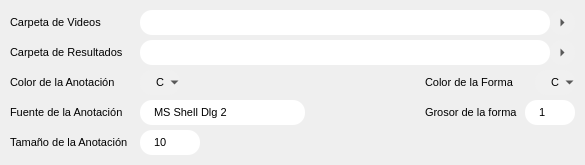
<?xml version="1.0" encoding="UTF-8"?>
<ui version="4.0">
 <class>settingsWindow</class>
 <widget class="QDialog" name="settingsWindow">
  <property name="geometry">
   <rect>
    <x>0</x>
    <y>0</y>
    <width>585</width>
    <height>165</height>
   </rect>
  </property>
  <property name="minimumSize">
   <size>
    <width>585</width>
    <height>165</height>
   </size>
  </property>
  <property name="maximumSize">
   <size>
    <width>585</width>
    <height>165</height>
   </size>
  </property>
  <property name="windowTitle">
   <string>Configuración</string>
  </property>
  <property name="windowIcon">
   <iconset resource="recursos.qrc">
    <normaloff>:/imagenes/Imagenes/Settings.png</normaloff>:/imagenes/Imagenes/Settings.png</iconset>
  </property>
  <widget class="QLabel" name="label_1">
   <property name="geometry">
    <rect>
     <x>10</x>
     <y>10</y>
     <width>120</width>
     <height>25</height>
    </rect>
   </property>
   <property name="minimumSize">
    <size>
     <width>120</width>
     <height>25</height>
    </size>
   </property>
   <property name="maximumSize">
    <size>
     <width>120</width>
     <height>25</height>
    </size>
   </property>
   <property name="font">
    <font>
     <pointsize>8</pointsize>
    </font>
   </property>
   <property name="toolTip">
    <string notr="true"/>
   </property>
   <property name="text">
    <string>Carpeta de Videos</string>
   </property>
  </widget>
  <widget class="QLabel" name="label_2">
   <property name="geometry">
    <rect>
     <x>10</x>
     <y>40</y>
     <width>120</width>
     <height>25</height>
    </rect>
   </property>
   <property name="minimumSize">
    <size>
     <width>120</width>
     <height>25</height>
    </size>
   </property>
   <property name="maximumSize">
    <size>
     <width>120</width>
     <height>25</height>
    </size>
   </property>
   <property name="font">
    <font>
     <pointsize>8</pointsize>
    </font>
   </property>
   <property name="toolTip">
    <string notr="true"/>
   </property>
   <property name="text">
    <string>Carpeta de Resultados</string>
   </property>
  </widget>
  <widget class="QLabel" name="label_3">
   <property name="geometry">
    <rect>
     <x>10</x>
     <y>70</y>
     <width>120</width>
     <height>25</height>
    </rect>
   </property>
   <property name="minimumSize">
    <size>
     <width>120</width>
     <height>25</height>
    </size>
   </property>
   <property name="maximumSize">
    <size>
     <width>120</width>
     <height>25</height>
    </size>
   </property>
   <property name="font">
    <font>
     <pointsize>8</pointsize>
    </font>
   </property>
   <property name="toolTip">
    <string notr="true"/>
   </property>
   <property name="text">
    <string>Color de la Anotación</string>
   </property>
  </widget>
  <widget class="QLabel" name="label_4">
   <property name="geometry">
    <rect>
     <x>425</x>
     <y>70</y>
     <width>100</width>
     <height>25</height>
    </rect>
   </property>
   <property name="minimumSize">
    <size>
     <width>100</width>
     <height>25</height>
    </size>
   </property>
   <property name="maximumSize">
    <size>
     <width>100</width>
     <height>25</height>
    </size>
   </property>
   <property name="font">
    <font>
     <pointsize>8</pointsize>
    </font>
   </property>
   <property name="toolTip">
    <string notr="true"/>
   </property>
   <property name="text">
    <string>Color de la Forma</string>
   </property>
  </widget>
  <widget class="QLabel" name="label_5">
   <property name="geometry">
    <rect>
     <x>10</x>
     <y>100</y>
     <width>120</width>
     <height>25</height>
    </rect>
   </property>
   <property name="minimumSize">
    <size>
     <width>120</width>
     <height>25</height>
    </size>
   </property>
   <property name="maximumSize">
    <size>
     <width>120</width>
     <height>25</height>
    </size>
   </property>
   <property name="font">
    <font>
     <pointsize>8</pointsize>
    </font>
   </property>
   <property name="toolTip">
    <string notr="true"/>
   </property>
   <property name="text">
    <string>Fuente de la Anotación</string>
   </property>
  </widget>
  <widget class="QLabel" name="label_6">
   <property name="geometry">
    <rect>
     <x>10</x>
     <y>130</y>
     <width>120</width>
     <height>25</height>
    </rect>
   </property>
   <property name="minimumSize">
    <size>
     <width>120</width>
     <height>25</height>
    </size>
   </property>
   <property name="maximumSize">
    <size>
     <width>120</width>
     <height>25</height>
    </size>
   </property>
   <property name="font">
    <font>
     <pointsize>8</pointsize>
    </font>
   </property>
   <property name="toolTip">
    <string notr="true"/>
   </property>
   <property name="text">
    <string>Tamaño de la Anotación</string>
   </property>
  </widget>
  <widget class="QLabel" name="videoFolderPathlbl">
   <property name="geometry">
    <rect>
     <x>140</x>
     <y>10</y>
     <width>410</width>
     <height>25</height>
    </rect>
   </property>
   <property name="minimumSize">
    <size>
     <width>410</width>
     <height>25</height>
    </size>
   </property>
   <property name="maximumSize">
    <size>
     <width>410</width>
     <height>25</height>
    </size>
   </property>
   <property name="toolTip">
    <string notr="true"/>
   </property>
   <property name="styleSheet">
    <string notr="true">QLabel { border-radius:12px; background-color: white; padding: 0 15 0 15 }</string>
   </property>
   <property name="frameShape">
    <enum>QFrame::Box</enum>
   </property>
   <property name="text">
    <string notr="true"/>
   </property>
  </widget>
  <widget class="QLabel" name="resultsFolderPathlbl">
   <property name="geometry">
    <rect>
     <x>140</x>
     <y>40</y>
     <width>410</width>
     <height>25</height>
    </rect>
   </property>
   <property name="minimumSize">
    <size>
     <width>410</width>
     <height>25</height>
    </size>
   </property>
   <property name="maximumSize">
    <size>
     <width>410</width>
     <height>25</height>
    </size>
   </property>
   <property name="font">
    <font>
     <pointsize>8</pointsize>
    </font>
   </property>
   <property name="toolTip">
    <string notr="true"/>
   </property>
   <property name="styleSheet">
    <string notr="true">QLabel { border-radius:12px; background-color: white; padding: 0 15 0 15 }</string>
   </property>
   <property name="frameShape">
    <enum>QFrame::Box</enum>
   </property>
   <property name="text">
    <string notr="true"/>
   </property>
  </widget>
  <widget class="QToolButton" name="videoFolderPathbtn">
   <property name="geometry">
    <rect>
     <x>550</x>
     <y>10</y>
     <width>25</width>
     <height>25</height>
    </rect>
   </property>
   <property name="minimumSize">
    <size>
     <width>25</width>
     <height>25</height>
    </size>
   </property>
   <property name="maximumSize">
    <size>
     <width>25</width>
     <height>25</height>
    </size>
   </property>
   <property name="toolTip">
    <string notr="true"/>
   </property>
   <property name="styleSheet">
    <string notr="true">QToolButton {border: 0px solid; 	border-radius: 12;	background-color: rgb(240,240,240)} QToolButton:hover {border: 0px solid; 	border-radius: 12;	background-color: rgb(178,178,178)}</string>
   </property>
   <property name="text">
    <string notr="true"/>
   </property>
   <property name="autoRaise">
    <bool>true</bool>
   </property>
   <property name="arrowType">
    <enum>Qt::RightArrow</enum>
   </property>
  </widget>
  <widget class="QToolButton" name="resultsFolderPathbtn">
   <property name="geometry">
    <rect>
     <x>550</x>
     <y>40</y>
     <width>25</width>
     <height>25</height>
    </rect>
   </property>
   <property name="minimumSize">
    <size>
     <width>25</width>
     <height>25</height>
    </size>
   </property>
   <property name="maximumSize">
    <size>
     <width>25</width>
     <height>25</height>
    </size>
   </property>
   <property name="toolTip">
    <string notr="true"/>
   </property>
   <property name="styleSheet">
    <string notr="true">QToolButton {border: 0px solid; 	border-radius: 12;	background-color: rgb(240,240,240)} QToolButton:hover {border: 0px solid; 	border-radius: 12;	background-color: rgb(178,178,178)}</string>
   </property>
   <property name="text">
    <string notr="true"/>
   </property>
   <property name="autoRaise">
    <bool>true</bool>
   </property>
   <property name="arrowType">
    <enum>Qt::RightArrow</enum>
   </property>
  </widget>
  <widget class="QFontComboBox" name="fontComboBox">
   <property name="geometry">
    <rect>
     <x>140</x>
     <y>100</y>
     <width>165</width>
     <height>25</height>
    </rect>
   </property>
   <property name="minimumSize">
    <size>
     <width>165</width>
     <height>25</height>
    </size>
   </property>
   <property name="maximumSize">
    <size>
     <width>165</width>
     <height>25</height>
    </size>
   </property>
   <property name="font">
    <font>
     <pointsize>8</pointsize>
    </font>
   </property>
   <property name="toolTip">
    <string notr="true"/>
   </property>
   <property name="styleSheet">
    <string notr="true">QComboBox {border: 0px solid; 	border-radius: 12;	background-color: white; padding: 0 12 0 12} QComboBox::drop-down { border-color: rgb(255, 255, 255);} QComboBox::down-arrow {image: url(:/imagenes/Imagenes/DownTriangle.png);}</string>
   </property>
   <property name="currentText">
    <string notr="true">MS Shell Dlg 2</string>
   </property>
  </widget>
  <widget class="QSpinBox" name="sizeSpinBox">
   <property name="geometry">
    <rect>
     <x>140</x>
     <y>130</y>
     <width>60</width>
     <height>25</height>
    </rect>
   </property>
   <property name="minimumSize">
    <size>
     <width>60</width>
     <height>25</height>
    </size>
   </property>
   <property name="maximumSize">
    <size>
     <width>60</width>
     <height>25</height>
    </size>
   </property>
   <property name="font">
    <font>
     <pointsize>8</pointsize>
    </font>
   </property>
   <property name="toolTip">
    <string notr="true"/>
   </property>
   <property name="styleSheet">
    <string notr="true">QSpinBox {border: 0px solid; border-radius: 12; background-color: white; padding: 0 0 0 12} QSpinBox::up-button {border-color: white} QSpinBox::down-button {border-color: white} QSpinBox::up-arrow {image: url(:/imagenes/Imagenes/UpTriangle.png)} QSpinBox::down-arrow {image: url(:/imagenes/Imagenes/DownTriangle.png)}</string>
   </property>
   <property name="frame">
    <bool>false</bool>
   </property>
   <property name="specialValueText">
    <string notr="true"/>
   </property>
   <property name="minimum">
    <number>10</number>
   </property>
   <property name="maximum">
    <number>30</number>
   </property>
  </widget>
  <widget class="QToolButton" name="ObjectColorToolButton">
   <property name="enabled">
    <bool>true</bool>
   </property>
   <property name="geometry">
    <rect>
     <x>535</x>
     <y>70</y>
     <width>40</width>
     <height>25</height>
    </rect>
   </property>
   <property name="minimumSize">
    <size>
     <width>40</width>
     <height>25</height>
    </size>
   </property>
   <property name="maximumSize">
    <size>
     <width>40</width>
     <height>25</height>
    </size>
   </property>
   <property name="font">
    <font>
     <pointsize>8</pointsize>
    </font>
   </property>
   <property name="toolTip">
    <string notr="true"/>
   </property>
   <property name="styleSheet">
    <string notr="true">QToolButton {border: 0px solid; 	border-radius: 12;	background-color: rgb(240,240,240)} QToolButton:hover {border: 0px solid; 	border-radius: 12;	background-color: rgb(178,178,178)} QToolButton::menu-button { border-color: rgb(240,240,240);} QToolButton::menu-arrow {image: url(:/imagenes/Imagenes/DownTriangle.png);}</string>
   </property>
   <property name="text">
    <string notr="true">C</string>
   </property>
   <property name="popupMode">
    <enum>QToolButton::MenuButtonPopup</enum>
   </property>
   <property name="autoRaise">
    <bool>true</bool>
   </property>
  </widget>
  <widget class="QToolButton" name="textoColorToolButton">
   <property name="enabled">
    <bool>true</bool>
   </property>
   <property name="geometry">
    <rect>
     <x>140</x>
     <y>70</y>
     <width>40</width>
     <height>25</height>
    </rect>
   </property>
   <property name="sizePolicy">
    <sizepolicy hsizetype="Minimum" vsizetype="Minimum">
     <horstretch>0</horstretch>
     <verstretch>0</verstretch>
    </sizepolicy>
   </property>
   <property name="minimumSize">
    <size>
     <width>40</width>
     <height>25</height>
    </size>
   </property>
   <property name="maximumSize">
    <size>
     <width>40</width>
     <height>25</height>
    </size>
   </property>
   <property name="font">
    <font>
     <pointsize>8</pointsize>
    </font>
   </property>
   <property name="toolTip">
    <string notr="true"/>
   </property>
   <property name="styleSheet">
    <string notr="true">QToolButton {border: 0px solid; 	border-radius: 12;	background-color: rgb(240,240,240)} QToolButton:hover {border: 0px solid; 	border-radius: 12;	background-color: rgb(178,178,178)} QToolButton::menu-button { border-color: rgb(240,240,240);} QToolButton::menu-arrow {image: url(:/imagenes/Imagenes/DownTriangle.png);}</string>
   </property>
   <property name="text">
    <string notr="true">C</string>
   </property>
   <property name="popupMode">
    <enum>QToolButton::MenuButtonPopup</enum>
   </property>
   <property name="autoRaise">
    <bool>true</bool>
   </property>
  </widget>
  <widget class="QLabel" name="label_7">
   <property name="geometry">
    <rect>
     <x>425</x>
     <y>100</y>
     <width>100</width>
     <height>25</height>
    </rect>
   </property>
   <property name="minimumSize">
    <size>
     <width>100</width>
     <height>25</height>
    </size>
   </property>
   <property name="maximumSize">
    <size>
     <width>100</width>
     <height>25</height>
    </size>
   </property>
   <property name="font">
    <font>
     <pointsize>8</pointsize>
    </font>
   </property>
   <property name="toolTip">
    <string notr="true"/>
   </property>
   <property name="text">
    <string>Grosor de la forma</string>
   </property>
  </widget>
  <widget class="QSpinBox" name="thicknessSpinBox">
   <property name="geometry">
    <rect>
     <x>525</x>
     <y>100</y>
     <width>50</width>
     <height>25</height>
    </rect>
   </property>
   <property name="minimumSize">
    <size>
     <width>50</width>
     <height>25</height>
    </size>
   </property>
   <property name="maximumSize">
    <size>
     <width>50</width>
     <height>25</height>
    </size>
   </property>
   <property name="font">
    <font>
     <pointsize>8</pointsize>
    </font>
   </property>
   <property name="toolTip">
    <string notr="true"/>
   </property>
   <property name="styleSheet">
    <string notr="true">QSpinBox {border: 0px solid; border-radius: 12; background-color: white; padding: 0 0 0 12} QSpinBox::up-button {border-color: white} QSpinBox::down-button {border-color: white} QSpinBox::up-arrow {image: url(:/imagenes/Imagenes/UpTriangle.png)} QSpinBox::down-arrow {image: url(:/imagenes/Imagenes/DownTriangle.png)}</string>
   </property>
   <property name="frame">
    <bool>false</bool>
   </property>
   <property name="specialValueText">
    <string notr="true"/>
   </property>
   <property name="minimum">
    <number>1</number>
   </property>
   <property name="maximum">
    <number>5</number>
   </property>
   <property name="value">
    <number>1</number>
   </property>
  </widget>
  <action name="actionTextoNegro">
   <property name="icon">
    <iconset resource="recursos.qrc">
     <normaloff>:/imagenes/Imagenes/ColorNegro.png</normaloff>:/imagenes/Imagenes/ColorNegro.png</iconset>
   </property>
   <property name="text">
    <string>Negro</string>
   </property>
   <property name="toolTip">
    <string>Color Negro [ 0 , 0 , 0 ]</string>
   </property>
  </action>
  <action name="actionTextoBlanco">
   <property name="icon">
    <iconset resource="recursos.qrc">
     <normaloff>:/imagenes/Imagenes/ColorBlanco.png</normaloff>:/imagenes/Imagenes/ColorBlanco.png</iconset>
   </property>
   <property name="text">
    <string>Blanco</string>
   </property>
   <property name="toolTip">
    <string>Color blanco [ 255 , 255 , 255 ]</string>
   </property>
  </action>
  <action name="actionTextoAmarillo">
   <property name="icon">
    <iconset resource="recursos.qrc">
     <normaloff>:/imagenes/Imagenes/ColorAmarillo.png</normaloff>:/imagenes/Imagenes/ColorAmarillo.png</iconset>
   </property>
   <property name="text">
    <string>Amarillo</string>
   </property>
   <property name="toolTip">
    <string>Color Amarillo [ 255 , 242 , 0 ]</string>
   </property>
  </action>
  <action name="actionTextoAzul">
   <property name="icon">
    <iconset resource="recursos.qrc">
     <normaloff>:/imagenes/Imagenes/ColorAzul.png</normaloff>:/imagenes/Imagenes/ColorAzul.png</iconset>
   </property>
   <property name="text">
    <string>Azul</string>
   </property>
   <property name="toolTip">
    <string>Color Azul [ 0 , 0 , 255 ]</string>
   </property>
  </action>
  <action name="actionTextoRojo">
   <property name="icon">
    <iconset resource="recursos.qrc">
     <normaloff>:/imagenes/Imagenes/ColorRojo.png</normaloff>:/imagenes/Imagenes/ColorRojo.png</iconset>
   </property>
   <property name="text">
    <string>Rojo</string>
   </property>
   <property name="toolTip">
    <string>Color Rojo [ 255 , 0 , 0 ]</string>
   </property>
  </action>
  <action name="actionTextoVerde">
   <property name="icon">
    <iconset resource="recursos.qrc">
     <normaloff>:/imagenes/Imagenes/ColorVerde.png</normaloff>:/imagenes/Imagenes/ColorVerde.png</iconset>
   </property>
   <property name="text">
    <string>Verde</string>
   </property>
   <property name="toolTip">
    <string>Color Verde [ 0 , 170 , 0 ]</string>
   </property>
  </action>
  <action name="actionTextCustomColor">
   <property name="text">
    <string>Personalizar...</string>
   </property>
  </action>
  <action name="actionObjetoNegro">
   <property name="icon">
    <iconset resource="recursos.qrc">
     <normaloff>:/imagenes/Imagenes/ColorNegro.png</normaloff>:/imagenes/Imagenes/ColorNegro.png</iconset>
   </property>
   <property name="text">
    <string>Negro</string>
   </property>
   <property name="toolTip">
    <string>Color Negro [ 0 , 0 , 0 ]</string>
   </property>
  </action>
  <action name="actionObjetoBlanco">
   <property name="icon">
    <iconset resource="recursos.qrc">
     <normaloff>:/imagenes/Imagenes/ColorBlanco.png</normaloff>:/imagenes/Imagenes/ColorBlanco.png</iconset>
   </property>
   <property name="text">
    <string>Blanco</string>
   </property>
   <property name="toolTip">
    <string>Color blanco [ 255 , 255 , 255 ]</string>
   </property>
  </action>
  <action name="actionObjetoAmarillo">
   <property name="icon">
    <iconset resource="recursos.qrc">
     <normaloff>:/imagenes/Imagenes/ColorAmarillo.png</normaloff>:/imagenes/Imagenes/ColorAmarillo.png</iconset>
   </property>
   <property name="text">
    <string>Amarillo</string>
   </property>
   <property name="toolTip">
    <string>Color Amarillo [ 255 , 242 , 0 ]</string>
   </property>
  </action>
  <action name="actionObjetoAzul">
   <property name="icon">
    <iconset resource="recursos.qrc">
     <normaloff>:/imagenes/Imagenes/ColorAzul.png</normaloff>:/imagenes/Imagenes/ColorAzul.png</iconset>
   </property>
   <property name="text">
    <string>Azul</string>
   </property>
   <property name="toolTip">
    <string>Color Azul [ 0 , 0 , 255 ]</string>
   </property>
  </action>
  <action name="actionObjetoRojo">
   <property name="icon">
    <iconset resource="recursos.qrc">
     <normaloff>:/imagenes/Imagenes/ColorRojo.png</normaloff>:/imagenes/Imagenes/ColorRojo.png</iconset>
   </property>
   <property name="text">
    <string>Rojo</string>
   </property>
   <property name="toolTip">
    <string>Color Rojo [ 255 , 0 , 0 ]</string>
   </property>
  </action>
  <action name="actionObjetoVerde">
   <property name="icon">
    <iconset resource="recursos.qrc">
     <normaloff>:/imagenes/Imagenes/ColorVerde.png</normaloff>:/imagenes/Imagenes/ColorVerde.png</iconset>
   </property>
   <property name="text">
    <string>Verde</string>
   </property>
   <property name="toolTip">
    <string>Color Verde [ 0 , 170 , 0 ]</string>
   </property>
  </action>
  <action name="actionObjectCustomColor">
   <property name="text">
    <string>Personalizar...</string>
   </property>
  </action>
 </widget>
 <resources>
  <include location="recursos.qrc"/>
 </resources>
 <connections/>
</ui>
